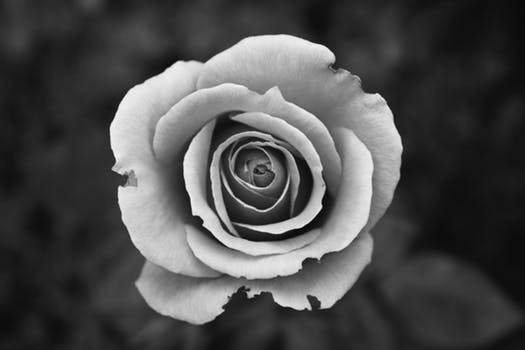
#> input picture rose.jpeg, 525 x 350 px
$ jupyter execute EdgeDetectionAndBlurring.ipynb
#> lines starting #> are read from the running program, lines starting #| are printed output that depends on the picture
[cell 1]
import cv2
import matplotlib.pyplot as plt
import numpy as np

[cell 2]
# imageurl = './traffic-lights-night-8395.jpg'
# imageurl = './traffic-lights-nigha5.jpg'
imageurl = './rose.jpeg'
image = cv2.cvtColor(cv2.resize(cv2.imread(imageurl), (140*2,100*2)),cv2.COLOR_BGR2GRAY)
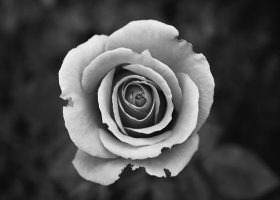
#> image: shape (200, 280); min 2, max 246, mean 76.4

[cell 3]
def plot_masked(image, mask, ret = False):
#> called with ret = False
    mask = np.array(mask)
    new_image = []
    for i in range(1,image.shape[0]-1):
        new_image.append([])
        for j in range(1,image.shape[1]-1):
            mm = np.reshape(mask,(9,))
            tt = np.reshape(image[i-1:i+2,j-1:j+2],(9,))
    #         print(mm, tt)
            value = np.dot(mm, tt)
    #         print(value,end="\t")
            new_image[-1].append(value)
#> after the loop, new_image = 198 items
    new_image = np.array(new_image)
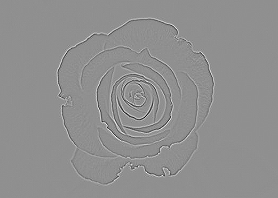
#> new_image: shape (198, 278) int64; min -408, max 315, mean 0; drawn with min black and max white

    f, (ax1, ax2) = plt.subplots(1, 2, sharey=True, figsize = (12,4))
    ax1.imshow(image)
    ax2.imshow(new_image)
    plt.show()
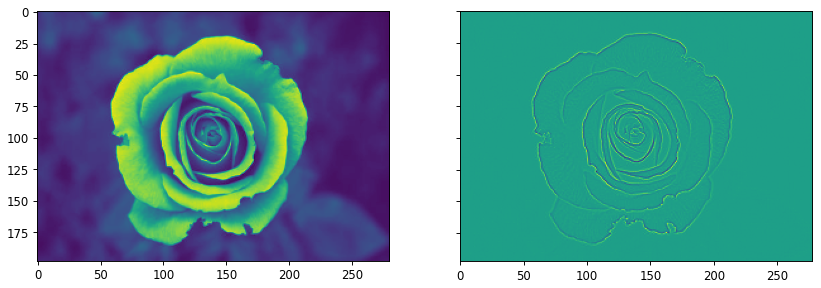
#> figure drawn by matplotlib, 2 panels

    if ret:
        return new_image

## Sharpen

[cell 4]
# basically gaussian
plot_masked(image, mask = [[0,1,0],[1,-4,1],[0,1,0]])

## Laplacian

[cell 5]
# laplcian of gaussian
plot_masked(image, mask = [[-1,2,-1],[2,-4,2],[-1,2,-1]])
#> call 2 of plot_masked, with ret = False
#> in plot_masked (call 2), `new_image = np.array(new_image)`:
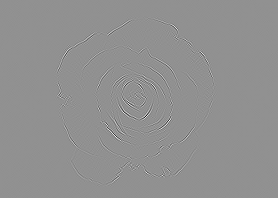
#> new_image: shape (198, 278) int64; min -555, max 421, mean 0; drawn with min black and max white

## Blur

[cell 6]
# gaussian blur
plot_masked(image, mask = [[1,2,1],[2,4,2],[1,2,1]])
#> call 3 of plot_masked, with ret = False
#> in plot_masked (call 3), `new_image = np.array(new_image)`:
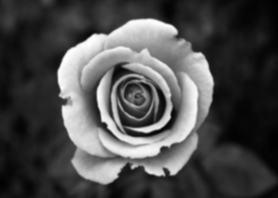
#> new_image: shape (198, 278) int64; min 164, max 3747, mean 1235.5; drawn with min black and max white

## Sobel
### Derivative of Gaussian

[cell 7]
sx = plot_masked(image, mask = 1/8 * np.array([[-1, 0, 1],[-2, 0, 2],[-1, 0, 1]]), ret=True)
#> call 4 of plot_masked, with mask = array of shape (3, 3), ret = True
#> in plot_masked (call 4), `mask = np.array(mask)`: mask = [[-0.125, 0, 0.125], [-0.25, 0, 0.25], [-0.125, 0, 0.125]]
#> in plot_masked (call 4), `new_image = np.array(new_image)`:
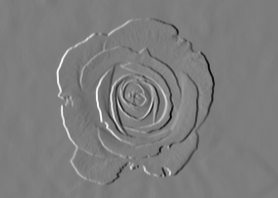
#> new_image: shape (198, 278) float64; min -100.4, max 103.5, mean 0; drawn with min black and max white
sy = plot_masked(image, mask = 1/8 * np.array([[1, 2, 1],[0, 0, 0],[-1, -2, -1]]), ret = True)
#> in plot_masked (call 5), `mask = np.array(mask)`: mask = [[0.125, 0.25, 0.125], [0, 0, 0], [-0.125, -0.25, -0.125]]
#> in plot_masked (call 5), `new_image = np.array(new_image)`:
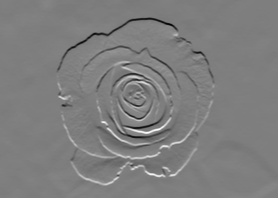
#> new_image: shape (198, 278) float64; min -102.6, max 104, mean 0; drawn with min black and max white

plt.imshow(-np.sqrt((sx**2)+(sy**2)), cmap='Greys')
plt.show()
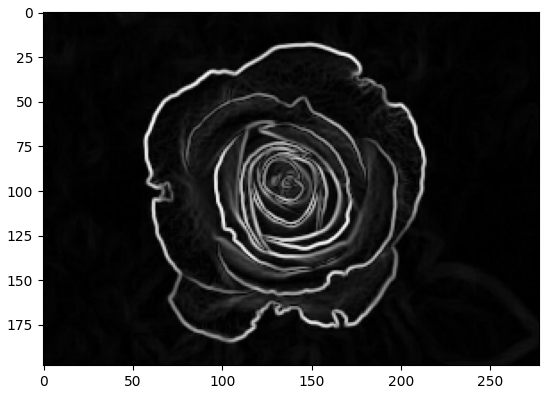
#> figure drawn by matplotlib, 1 panel

## Prewit Edge Detector

[cell 8]
plot_masked(image, [[1,0,-1],[1,0,-1],[1,0,-1]])
#> in plot_masked (call 6), `new_image = np.array(new_image)`:
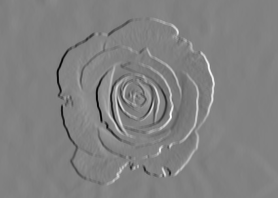
#> new_image: shape (198, 278) int64; min -618, max 600, mean 0.3; drawn with min black and max white
